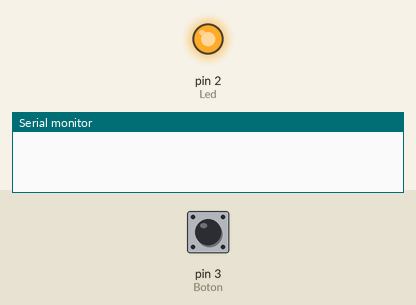
Bench run of a sketch on a simulated Arduino Uno, built with avr-gcc and run on an emulated ATmega328P. On the bench: output pins drawn as LEDs (lit = HIGH), the last lines printed to the serial monitor. Inputs (shaded band) come from the test bench; at power-on: pin 3 (Boton) LOW.

Above: at 1.2 s.
1.3 s: pin 3 (Boton) pulled HIGH for 0.15 s
At 1.37 s:
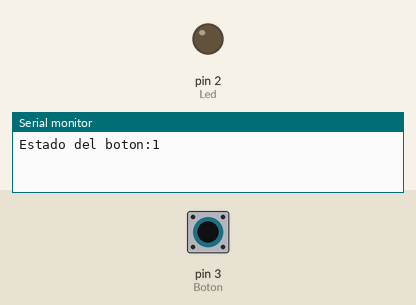
2.9 s: pin 3 (Boton) pulled HIGH for 3.2 s
At 6.9 s:
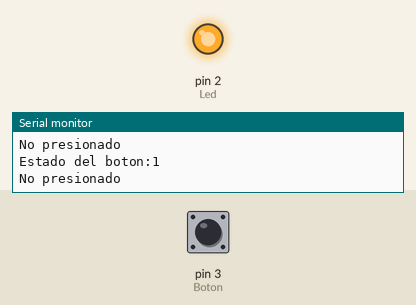
Timing chart, 0 to 8.4 s (numbered marks = the images above; inputs shaded):
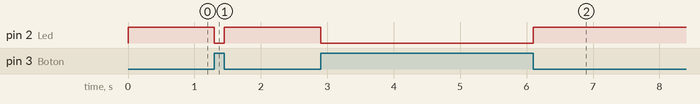

The sketch:

push_buttons.ino
```cpp
const int Boton = 3;
const int Led = 2;

int EstadoAnterior = 0;

void setup() {
	pinMode(Boton, INPUT);
	pinMode(Led, OUTPUT);
	Serial.begin(9600);
}

void loop() {
	int EstadoDelBoton = digitalRead(Boton);
	digitalWrite(Led, !EstadoDelBoton);

	if (EstadoAnterior != EstadoDelBoton) {
		if (EstadoDelBoton) {
			Serial.print("Estado del boton:");
			Serial.println(EstadoDelBoton);
		} else {
			Serial.println("No presionado");
		}
		EstadoAnterior = EstadoDelBoton;
		delay(1);
	}

}
```

Measured:
- after the input at 1.3 s, pin 2 (Led): HIGH → LOW at once, → HIGH 0.15 s later
- after the input at 2.9 s, pin 2 (Led): HIGH → LOW at once, → HIGH 3.2 s later
